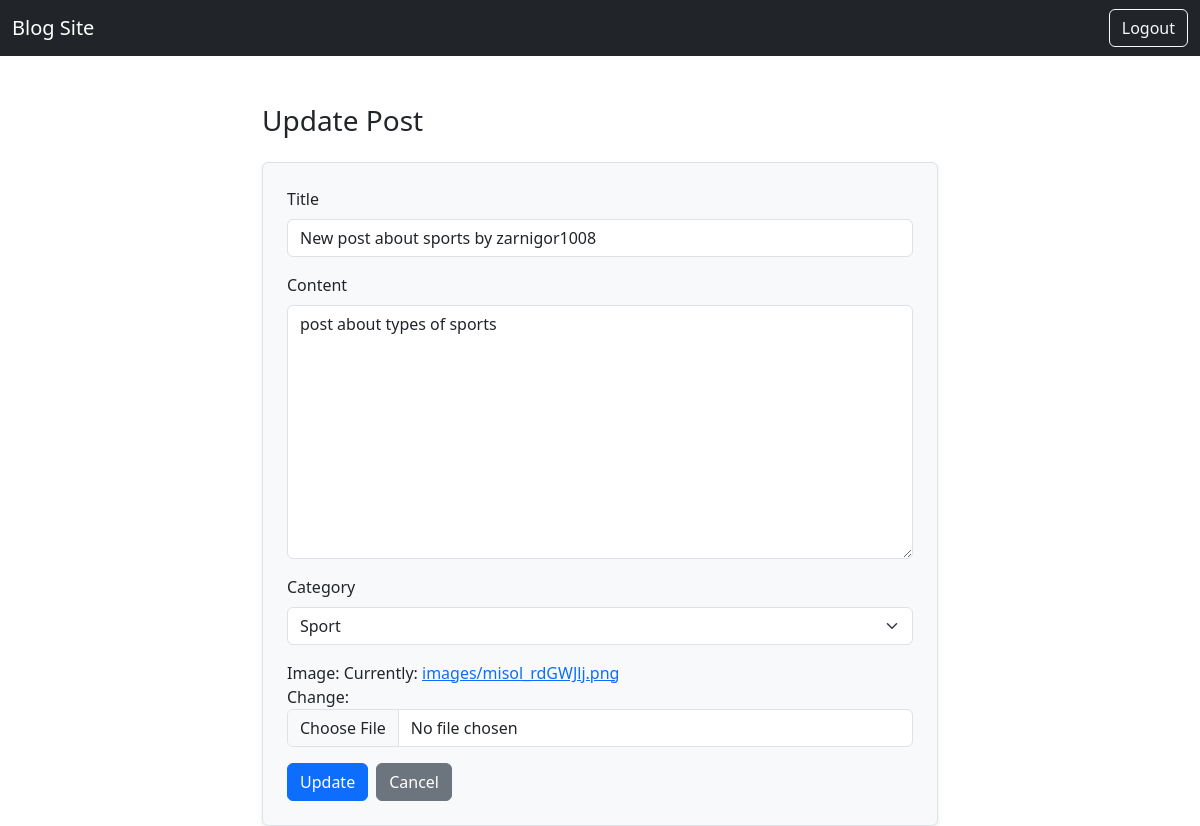
The app's page /blog/update-post/7/ (signed in) with its own data.
### apps/blog/models.py (models this page shows, shortened)
class Post(models.Model):
    title = models.CharField("Title", max_length=256)
    slug = models.SlugField("Slug", unique=True)
    content = models.TextField('Content')
    category = models.ForeignKey(
        Category, on_delete=models.CASCADE, verbose_name="Category")
    image = models.ImageField("Image", upload_to="images/", )
    author = models.ForeignKey(CustomUser, on_delete=models.CASCADE)
    class Meta:
        verbose_name = "Post"
        verbose_name_plural = "Posts"

### apps/blog/views.py (the view, shortened to what this page needs)
# urls.py: path("update-post/<int:pk>/", PostUpdateView.as_view(), name='update_post'),
class PostUpdateView(LoginRequiredMixin, UserPassesTestMixin, UpdateView):
    model = Post
    template_name = "blog/post_update.html"
    fields = ["title", 'content', 'category', 'image']
    login_url = reverse_lazy("users:login")
    def test_func(self):
        post = self.get_object()
        return self.request.user == post.author

### apps/blog/models.py (called while the page is built)
    def __str__(self):
        return self.title

### templates/blog/post_update.html (shortened to what this page needs)
{% extends 'base.html' %}
{% load widget_tweaks %}
{% block content %}
<div class="container mt-5" style="max-width: 700px;">
    <h3 class="mb-4">Update Post</h3>
    <form method="POST" enctype="multipart/form-data" class="p-4 border rounded shadow-sm bg-light">
        <div class="mb-3">
            <label class="form-label" for="{{ form.title.id_for_label }}">Title</label>
            {{ form.title|add_class:"form-control" }}
        </div>
        <div class="mb-3">
            <label class="form-label" for="{{ form.content.id_for_label }}">Content</label>
            {{ form.content|add_class:"form-control" }}
        </div>
        <div class="mb-3">
            <label class="form-label" for="{{ form.category.id_for_label }}">Category</label>
            {{ form.category|add_class:"form-select" }}
        </div>
        <div class="mb-3">
            {{ form.image.label_tag }}
            {{ form.image|add_class:"form-control" }}
        </div>
        <div class="d-flex gap-2">
            <button type="submit" class="btn btn-primary">Update</button>
            <a href="{% url 'blog:detail_post' object.slug %}" class="btn btn-secondary">Cancel</a>
        </div>
    </form>
</div>
{% endblock %}

### records on screen
Post: title "New post about sports by zarnigor1008", content "post about types of sports", category "Sport"
